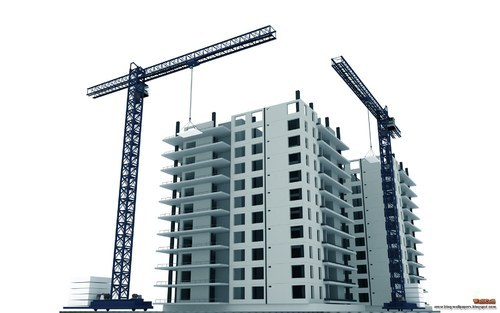
#> input picture image3.jpg, 500 x 313 px
$ python image_gradients.py
#> lines starting #> are read from the running program, lines starting #| are printed output that depends on the picture; after the words box and inside, x2 and y2 are one past the last pixel; in counts of white or black regions, pixels touching at a corner belong together
import cv2 as cv
import numpy as np
import sys

img = cv.imread("image3.jpg")
#> img is the input picture: shape (313, 500, 3); mean B, G, R 209, 206.6, 200.2

img = cv.resize(img , fx=2 , fy = 2 , interpolation=cv.INTER_CUBIC , dsize=None)
#> img: shape (626, 1000, 3)

img = cv.cvtColor(src=img , code=cv.COLOR_BGR2GRAY)
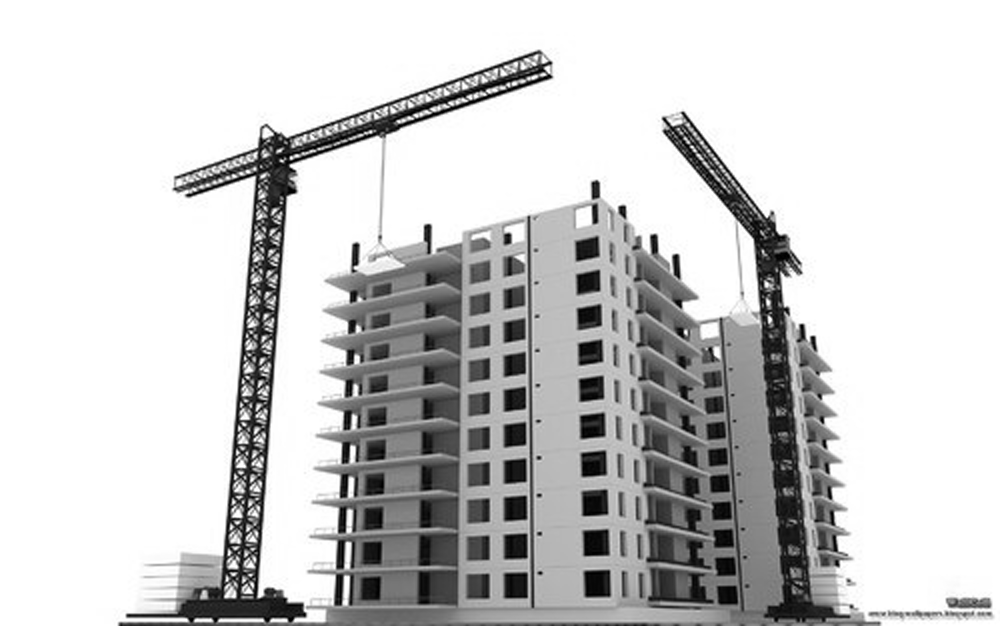
#> img: shape (626, 1000); min 0, max 255, mean 204.9
sobel_x = cv.Sobel(src=img , ksize=1 , dx= 1, dy = 0 ,ddepth=cv.CV_64F )
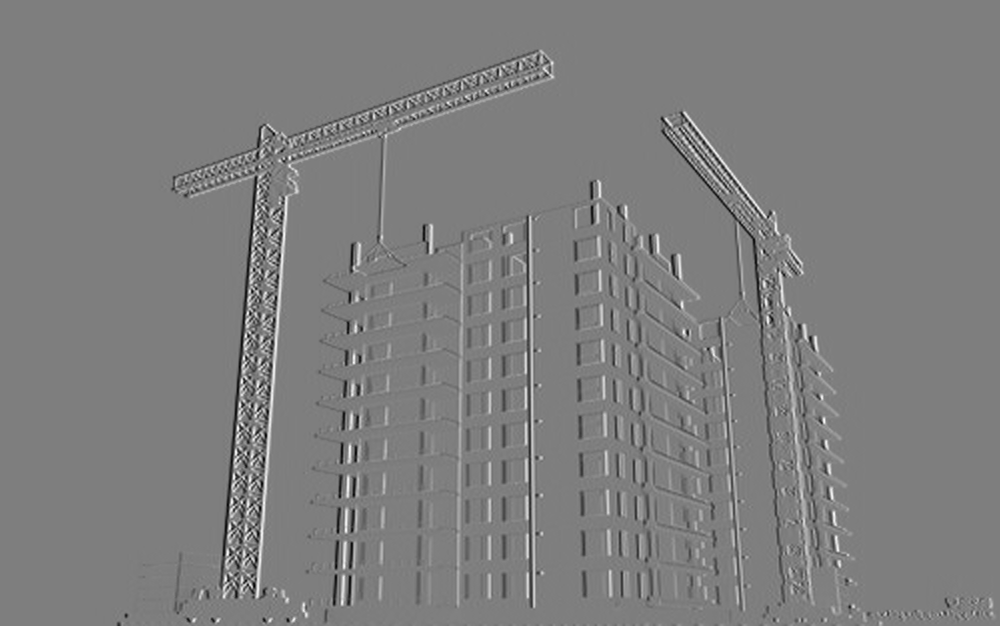
#> sobel_x: shape (626, 1000) float64; min -208, max 211, mean 0; drawn with min black and max white
sobel_y = cv.Sobel(src=img , ksize=1 , dx= 0, dy = 1 ,ddepth=cv.CV_64F )
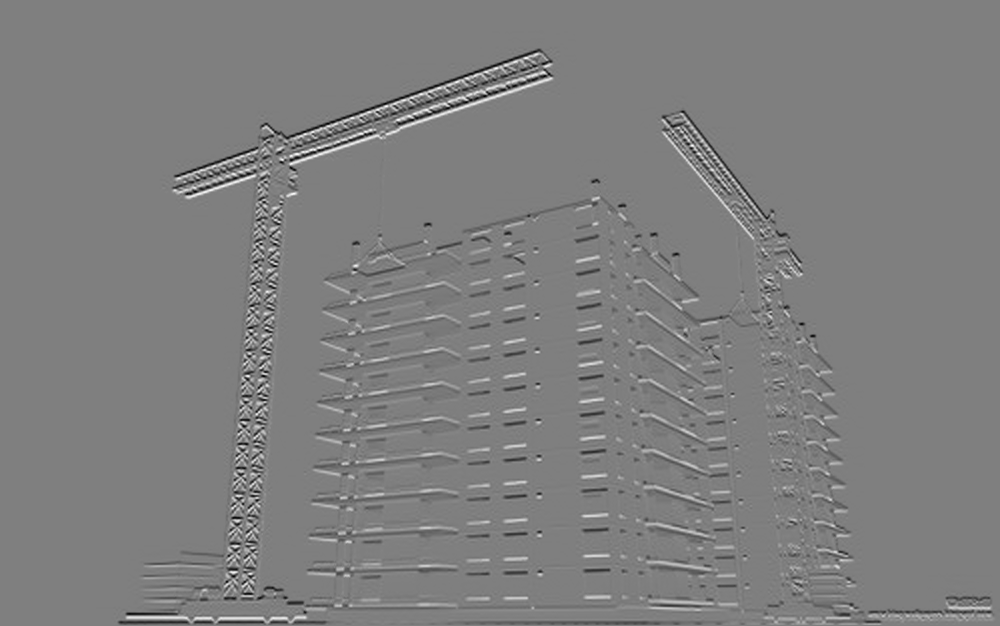
#> sobel_y: shape (626, 1000) float64; min -214, max 215, mean -0.4; drawn with min black and max white
lap = cv.Laplacian(src=img , ddepth=cv.CV_64F , ksize=1)
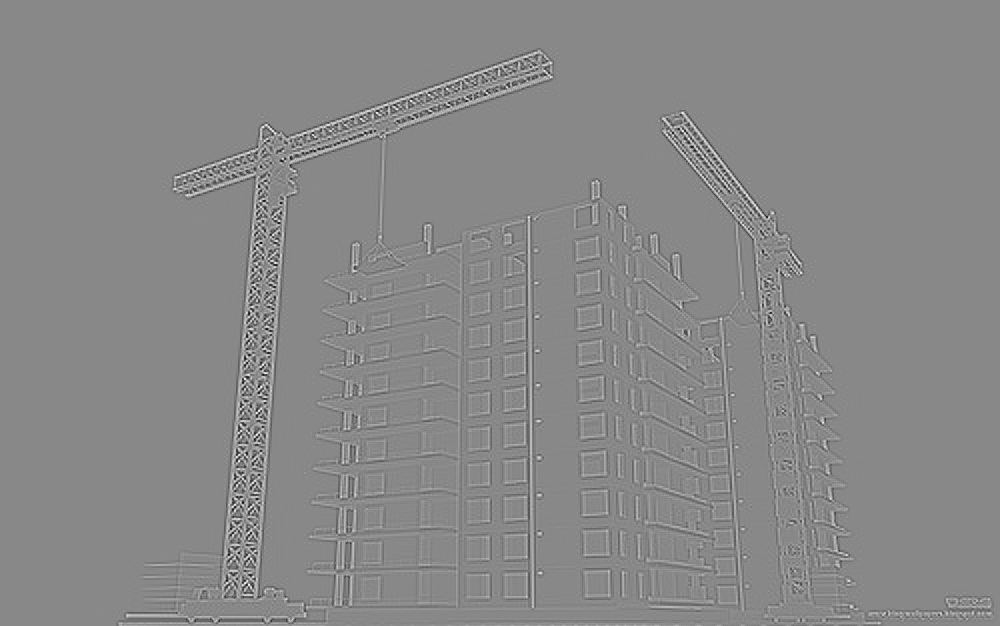
#> lap: shape (626, 1000) float64; min -206, max 179, mean 0; drawn with min black and max white

while (1) :
    cv.imshow("Image" , img)
    cv.imshow("sobel X" , sobel_x)
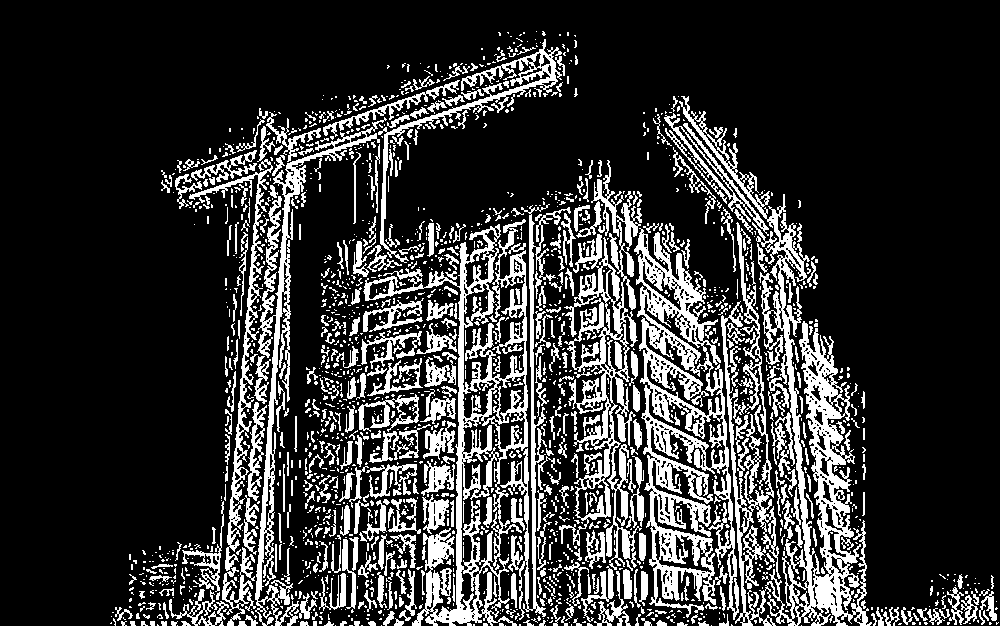
#> window 'sobel X': shape (626, 1000); 20.5% white; 1911 white regions (1395 under 20 px), largest, box (x1, y1, x2, y2) and area: (679, 96, 872, 626) 19271, (634, 228, 739, 620) 15015, (363, 219, 528, 626) 13307
    cv.imshow("sobel Y" , sobel_y)
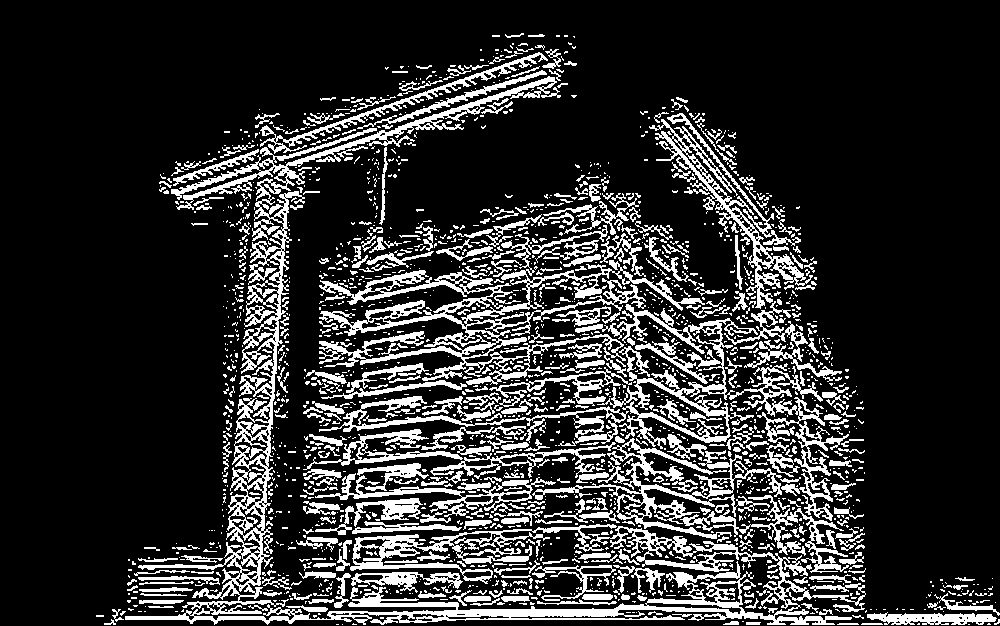
#> window 'sobel Y': shape (626, 1000); 18.7% white; 2027 white regions (1556 under 20 px), largest, box (x1, y1, x2, y2) and area: (125, 76, 866, 625) 24516, (319, 225, 705, 385) 11126, (575, 304, 849, 521) 7890
    cv.imshow("Laplacian image" ,lap )
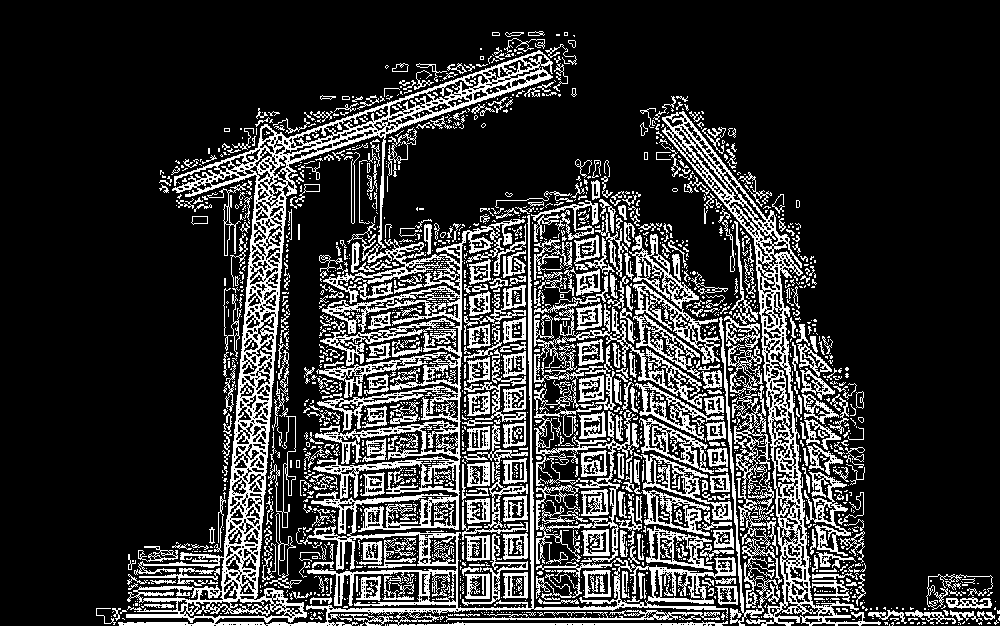
#> window 'Laplacian image': shape (626, 1000); 20.9% white in thin lines or dots, all inside (x1, y1, x2, y2) = (96, 31, 1000, 626)
    if cv.waitKey(1) & 0xFF == ord('s'):
#> (key Esc is pressed here)
        break

cv.destroyAllWindows()

$ run again, with image2.jpg copied over image3.jpg
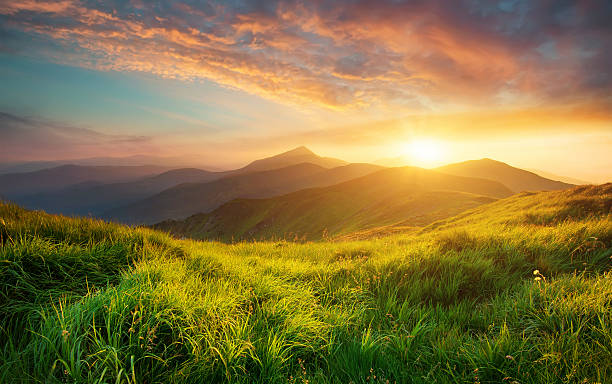
#> input picture image2.jpg, 612 x 384 px
#> img is the input picture: shape (384, 612, 3); mean B, G, R 66.6, 117.5, 134.5
#> `cv.imshow("sobel X" , sobel_x)`:
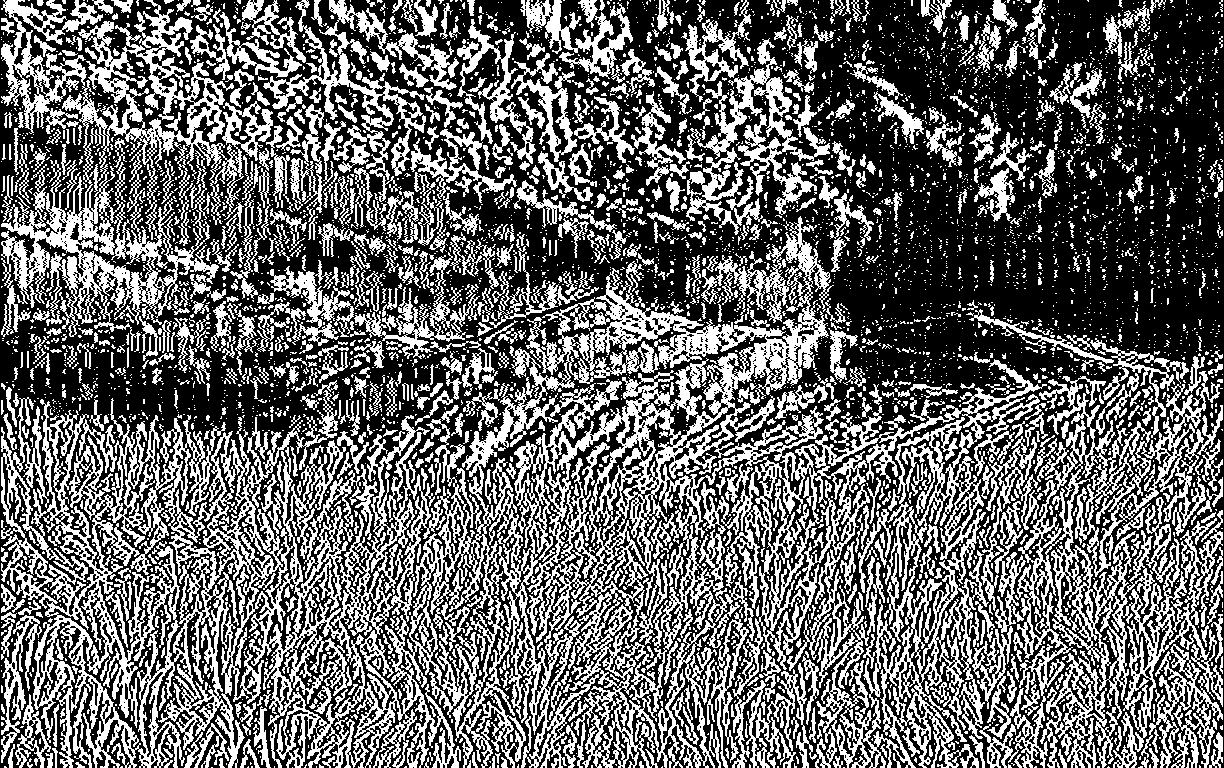
#> window 'sobel X': shape (768, 1224); 40.1% white; 5256 white regions (4353 under 20 px), largest, box (x1, y1, x2, y2) and area: (1, 216, 1047, 768) 165589, (1, 0, 273, 337) 28464, (979, 371, 1223, 768) 25493
#> `cv.imshow("Laplacian image" ,lap )`:
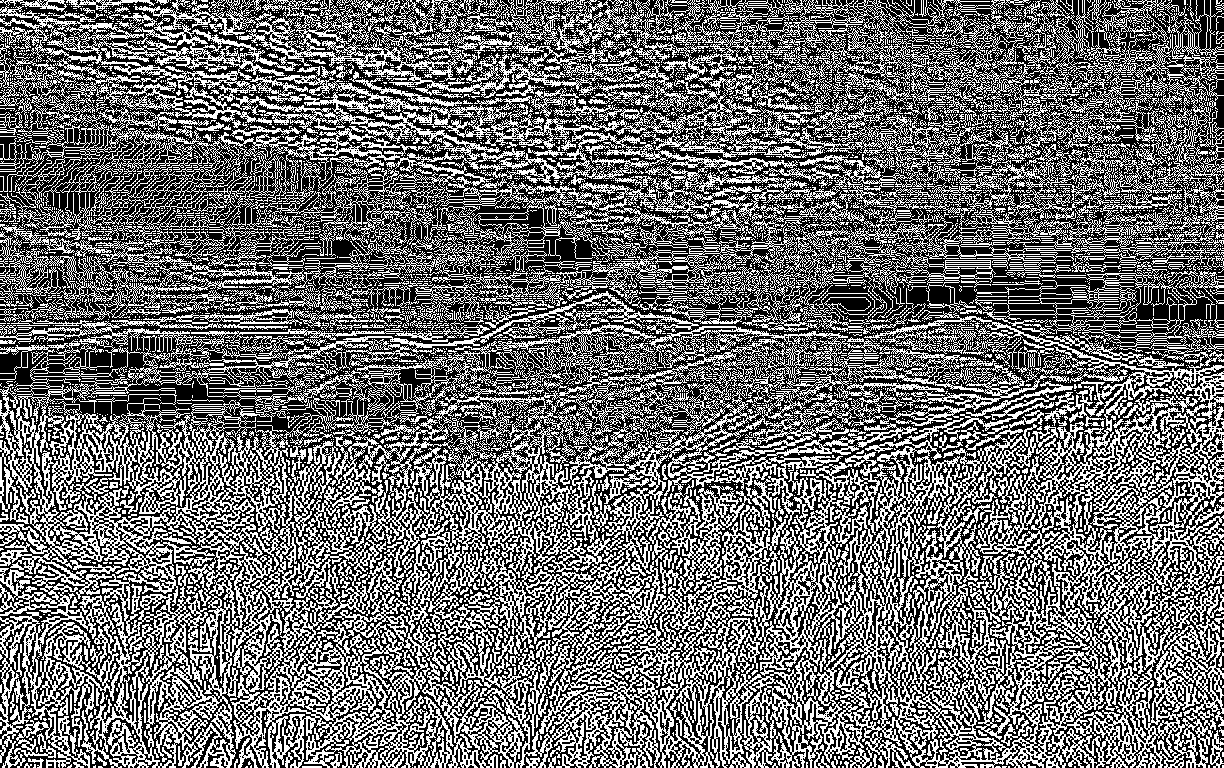
#> window 'Laplacian image': shape (768, 1224); 43.4% white in thin lines or dots
